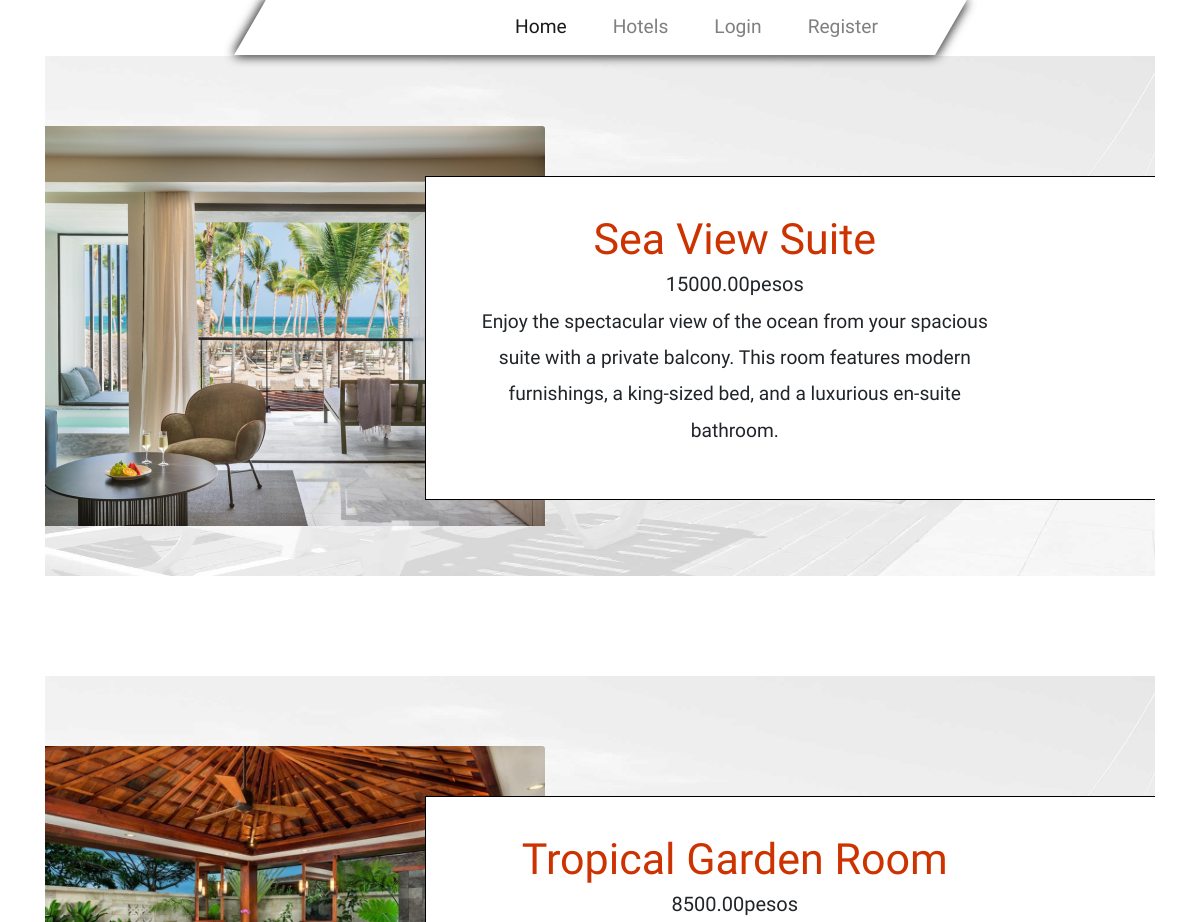
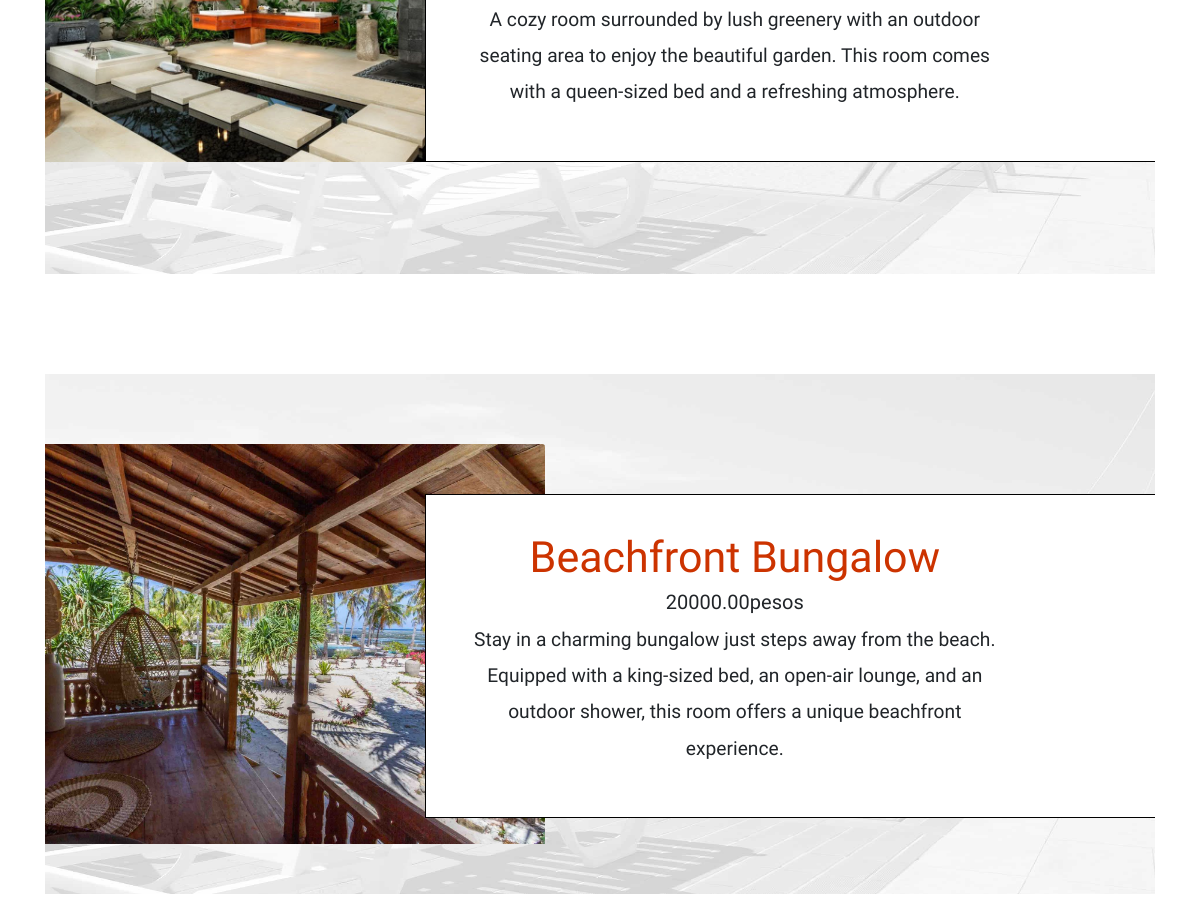
The page /15/rooms/ on the database its author committed (2 pictures, top to bottom).
### hotel/models.py (models this page shows, shortened)
class Room(models.Model):
    hotel = models.ForeignKey(Hotel, related_name='rooms', on_delete=models.CASCADE)
    name = models.CharField(max_length=100)
    description = models.TextField()
    price = models.DecimalField(max_digits=10, decimal_places=2)
    available = models.BooleanField(default=True)
    image = models.ImageField(upload_to='rooms/', blank=True, null=True)

### hotel/views.py (the view)
# urls.py: path('<int:hotel_id>/rooms/', views.room_list, name='room_list'),
def room_list(request, hotel_id):
    hotel = get_object_or_404(Hotel, pk=hotel_id)
    rooms = hotel.rooms.all()
    for room in rooms:
        room.bookings = Reservation.objects.filter(room=room)
    return render(request, 'hotel/room_list.html', {'hotel': hotel, 'rooms': rooms})

### hotel/templates/hotel/room_list.html (shortened to what this page needs)
{% extends 'hotel/base.html' %}
{% block content %}
<h1 style="text-align: center;">Rooms in {{ hotel.name }}</h1>
<div>
    {% for room in rooms %}
    <div class="about lobster-font-family">
        <div class="containers">
            <div class="row">
                <div class="col-lg-4 col-12">
                  <div class="img">
                    {% if room.image %}
                    <img src="{{ room.image.url }}" alt="{{ room.name }}" class="card-img-top" alt="Fissure in Sandstone"style="max-width: 600px; height: auto;"/>
                    {% else %}
              <p>No image available</p>
          {% endif %}
                  </div>
                </div>
                <div class="col-lg-8 col-12">
                    <div class="block">
                        <div>
                            <strong>{{ room.name }}</strong>
                        <h5>{{ room.price }}pesos</h5>
                            <p>{{ room.description }}</p>
                        </div>
                    </div>
                </div>
            </div>
        </div>
    </div>
  {% endfor %}
</div>
{% endblock %}

### hotel/templates/hotel/base.html (shortened to what this page needs)
{% load static %}
<!DOCTYPE html>
<html lang="en">
<head>
    <link rel="stylesheet" href="https://cdn.jsdelivr.net/npm/flatpickr/dist/flatpickr.min.css">
    <link rel="stylesheet" href="https://cdn.jsdelivr.net/npm/bootstrap-icons@1.5.0/font/bootstrap-icons.css">
    <link rel="stylesheet" href="https://cdn.jsdelivr.net/npm/bootstrap@4.3.1/dist/css/bootstrap.min.css">
    <link rel="stylesheet" href="https://cdnjs.cloudflare.com/ajax/libs/font-awesome/5.15.1/css/all.min.css">
    <link rel="stylesheet" href="{% static 'css/magic.css' %}">
</head>
<body>
    <nav class="navbar navbar-expand-lg navbar-light bg-light text-capitalize main-font-family">
        <div class="container">
            <div class="collapse navbar-collapse" id="show-menu">
                <ul class="navbar-nav ml-auto">
                    <li class="nav-item active">
                        <a class="nav-link" href="{% url 'index' %}">Home <span class="sr-only">(current)</span></a>
                    </li>
                    <li class="nav-item">
                        <a class="nav-link" href="{% url 'hotel_list' %}">Hotels</a>
                    </li>
                    {% if user.is_authenticated %}
                    <li class="nav-item">
                        <a class="nav-link" href="{% url 'user_reservation_list' %}">My Reservations</a>
                    </li>
                    <li class="nav-item">
                        <a class="nav-link" href="{% url 'logout' %}" onclick="return confirm('Are you sure you want to Logout?');">Logout</a>
                    </li>
                    {% else %}
                    <li class="nav-item">
                        <a class="nav-link" href="{% url 'login' %}">Login</a>
                    </li>
                    <li class="nav-item">
                        <a class="nav-link" href="{% url 'register' %}">Register</a>
                    </li>
                    {% endif %}
                </ul>
            </div>
        </div>
    </nav>
    <div class="container">
        {% block content %}
        {% endblock %}
    </div>
</body>
</html>

### static/css/magic.css (style rules this page uses)
li { list-style-type: none; }
body { font-size: 1.2rem; }
.main-font-family { font-family: 'Lobster Two', cursive; }
.lobster-font-family { font-family: 'Lobster', cursive;; }
.navbar { background-color: transparent !important; position:absolute; width: 100%; z-index: 100; top: 0; left: 0; padding-top: 0; }
.navbar ul li { padding: 0 15px; }
.navbar .container { width: 60%; background-color: white; transform: skew(-30deg); padding: 5px 20px; box-shadow: 1px 1px 10px #4e4e4e, -1px -1px 10px #4e4e4e; }
.navbar .navbar-nav { transform: skew(30deg); margin-right: 30px; }
.about { padding-top: 70px; background-image: url(../img/white.jpg); background-size: 100% 100%; background-repeat: no-repeat; margin-bottom: 100px; position: relative; overflow: hidden; }
.about p { line-height: 1.9; margin-bottom: 70px; }
.about .containers .img { height: 450px; width: 600px; right: 100px; background-size: cover; position: relative }
.about .block { background-color: white; width: 850px; padding: 30px 40px; text-align: center; position: relative; top: 50px; border: 1px solid black; }
.about .block > div { width: 70% }
.about .block strong { font-size: 43px; font-weight: normal; color: #cc3300; }
.about .block p { margin: 0 auto; margin-bottom: 20px }

### rows shown on the page
Room: image (picture), name "Sea View Suite", price "15000.00", description "Enjoy the spectacular view of the ocean from your spacious suite with a private balcony. This room features modern furnishings, a king-sized bed, and a luxurious en-suite bathroom."
Room: image (picture), name "Tropical Garden Room", price "8500.00", description "A cozy room surrounded by lush greenery with an outdoor seating area to enjoy the beautiful garden. This room comes with a queen-sized bed and a refreshing atmosphere."
Room: image (picture), name "Beachfront Bungalow", price "20000.00", description "Stay in a charming bungalow just steps away from the beach. Equipped with a king-sized bed, an open-air lounge, and an outdoor shower, this room offers a unique beachfront experience."
